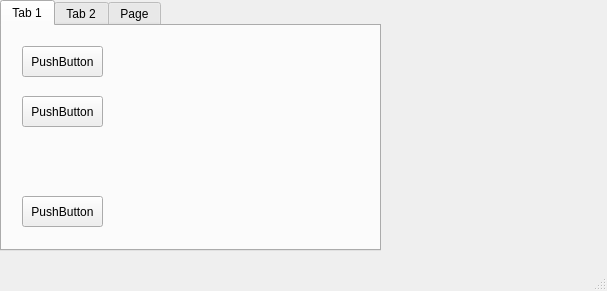
<?xml version="1.0" encoding="UTF-8"?>
<ui version="4.0">
 <class>MainWindow</class>
 <widget class="QMainWindow" name="MainWindow">
  <property name="geometry">
   <rect>
    <x>0</x>
    <y>0</y>
    <width>607</width>
    <height>291</height>
   </rect>
  </property>
  <property name="windowTitle">
   <string>MainWindow</string>
  </property>
  <widget class="QWidget" name="centralwidget">
   <widget class="QTabWidget" name="tabWidget">
    <property name="geometry">
     <rect>
      <x>0</x>
      <y>0</y>
      <width>381</width>
      <height>251</height>
     </rect>
    </property>
    <property name="currentIndex">
     <number>0</number>
    </property>
    <widget class="QWidget" name="tab">
     <attribute name="title">
      <string>Tab 1</string>
     </attribute>
     <widget class="QPushButton" name="pushButton">
      <property name="geometry">
       <rect>
        <x>20</x>
        <y>20</y>
        <width>81</width>
        <height>31</height>
       </rect>
      </property>
      <property name="text">
       <string>PushButton</string>
      </property>
     </widget>
     <widget class="QPushButton" name="pushButton_2">
      <property name="geometry">
       <rect>
        <x>20</x>
        <y>70</y>
        <width>81</width>
        <height>31</height>
       </rect>
      </property>
      <property name="text">
       <string>PushButton</string>
      </property>
     </widget>
     <widget class="QPushButton" name="pushButton_3">
      <property name="geometry">
       <rect>
        <x>20</x>
        <y>170</y>
        <width>81</width>
        <height>31</height>
       </rect>
      </property>
      <property name="text">
       <string>PushButton</string>
      </property>
     </widget>
    </widget>
    <widget class="QWidget" name="tab_2">
     <attribute name="title">
      <string>Tab 2</string>
     </attribute>
    </widget>
    <widget class="QWidget" name="tab_3">
     <attribute name="title">
      <string>Page</string>
     </attribute>
    </widget>
   </widget>
  </widget>
  <widget class="QMenuBar" name="menubar">
   <property name="geometry">
    <rect>
     <x>0</x>
     <y>0</y>
     <width>607</width>
     <height>21</height>
    </rect>
   </property>
  </widget>
  <widget class="QStatusBar" name="statusbar"/>
 </widget>
 <resources/>
 <connections/>
</ui>
